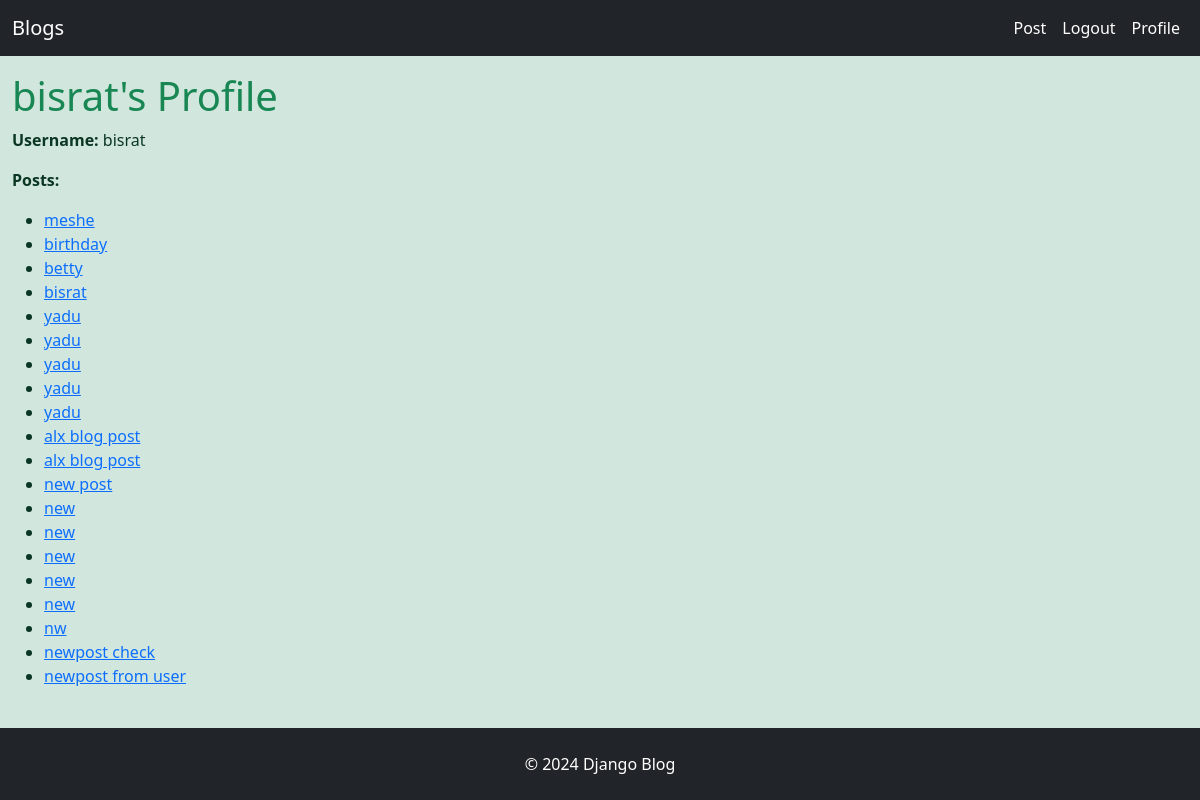
The page /profile/ (signed in) on the database as committed earlier.
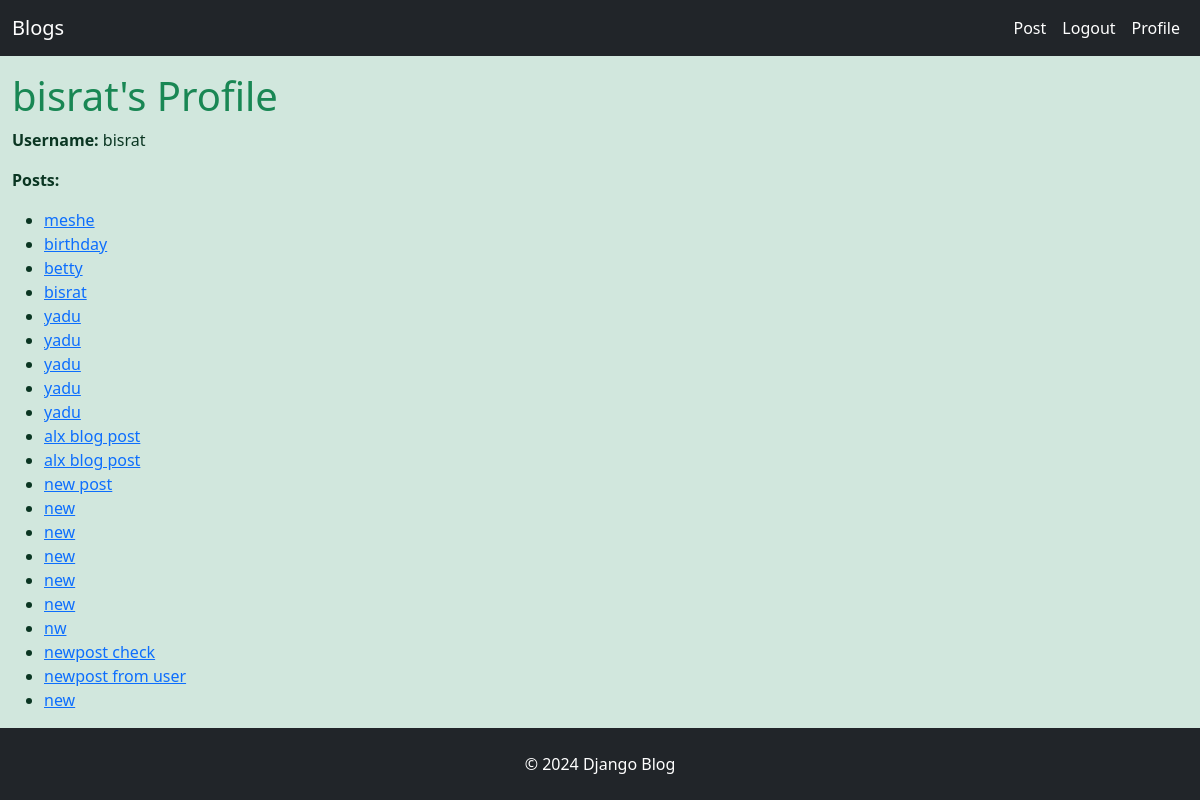
The same page on the database as committed later.
### blog/models.py (models this page shows)
class Post(models.Model):
  tags =  TaggableManager()
  title = models.CharField(max_length=200)
  content = models.TextField()
  published_date = models.DateTimeField(auto_now_add=True)
  author = models.ForeignKey('auth.User', on_delete=models.CASCADE)
  created_at = models.DateTimeField(auto_now=True)

### blog/views.py (the view)
# urls.py: path('profile/', views.profile_view, name='profile'),
@login_required
def profile_view(request):
    posts = Post.objects.filter(author=request.user)
    return render(request, 'blog/profile.html', {'posts': posts})

### blog/templates/blog/profile.html (shortened to what this page needs)
{% extends 'blog/base.html' %}
{% block content %}
  <h1 class="mt-3 text-success">{{ request.user.username }}'s Profile</h1>
  <div class="profile-info">
    <p><strong>Username:</strong> {{ request.user.username }}</p>
    <p><strong>Posts:</strong> </p>
    {% if posts %}
      <ul>
        {% for post in posts %}
          <li><a href="{% url 'post_detail' post.id %}">{{ post.title }}</a></li>
        {% endfor %}
      </ul>
    {% else %}
      <p>No posts available. <a href = {% url 'post_create'%}> Create  </a></p>
    {% endif %}
  </div>
{% endblock %}

Rows that differ between the two databases and show on the page:
added Post: title "new"
